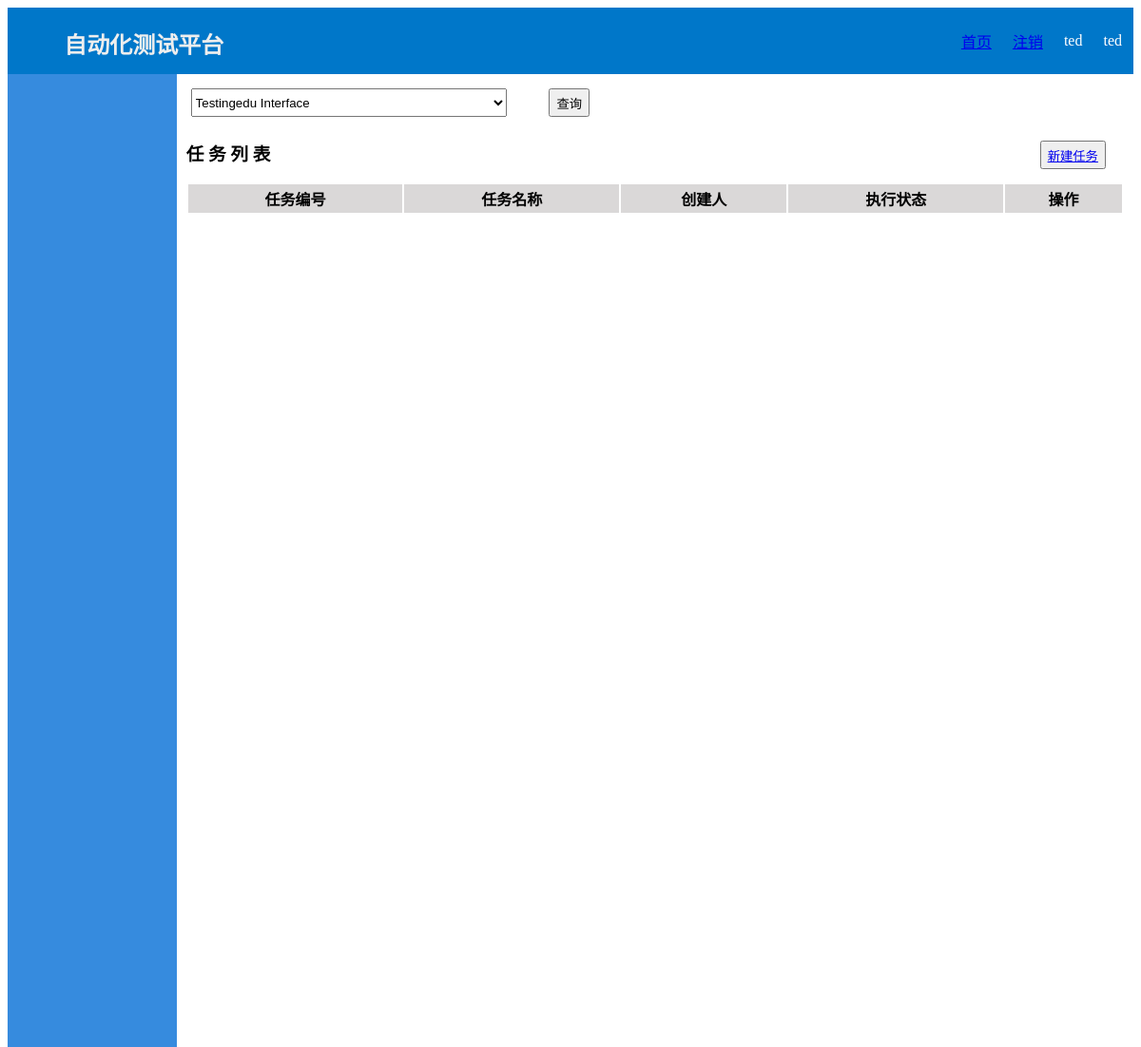
The app's page /testplan/search/3/3 (signed in), older data.
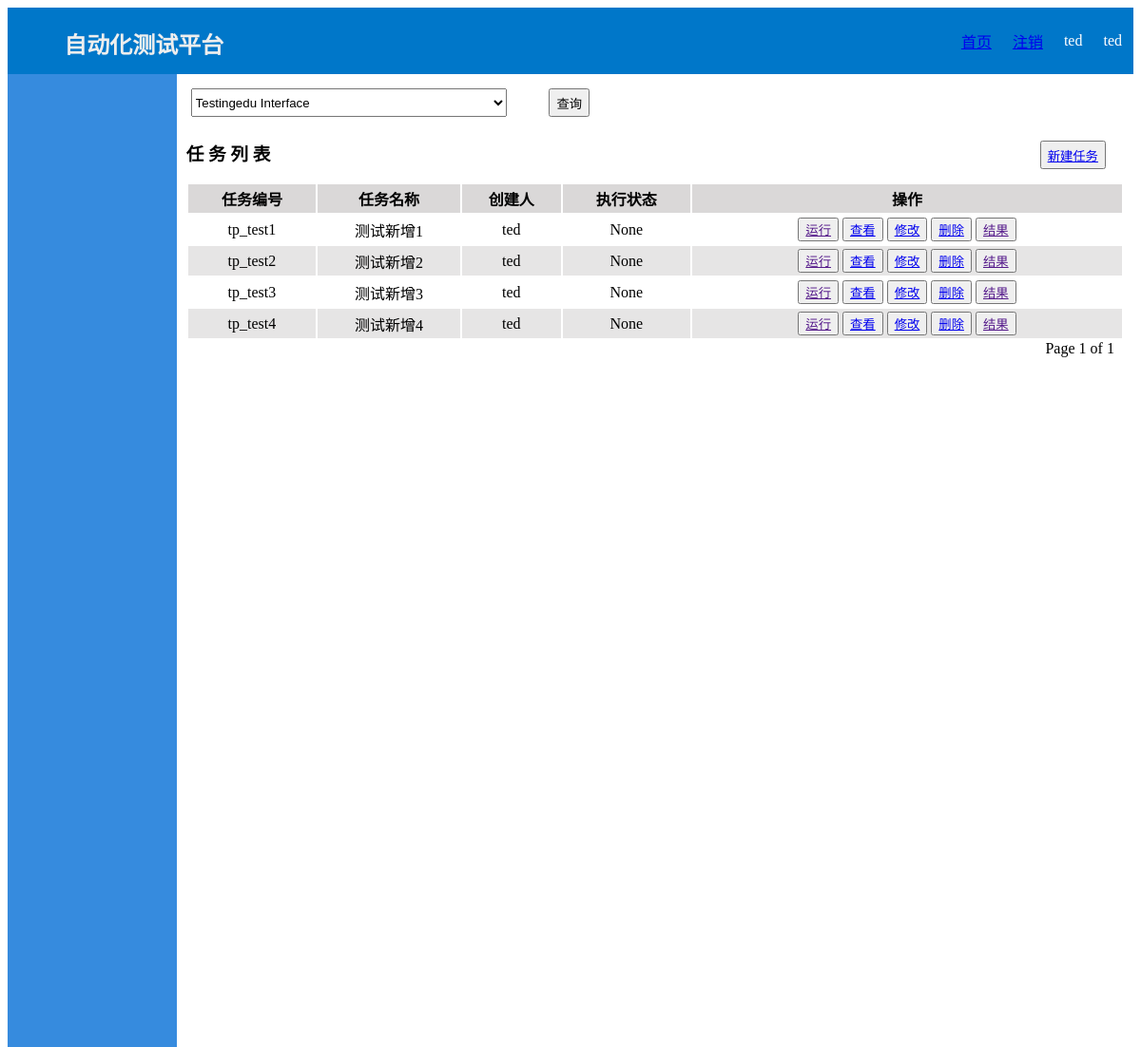
The same page, newer data.
### testplan/models.py (models this page shows)
class TestPlan(models.Model):
    no = models.CharField(max_length=20)
    name = models.CharField(max_length=50)
    project = models.ForeignKey(Projects, on_delete=models.PROTECT)
    charge = models.ForeignKey(User('username'), on_delete=models.SET('Null'))
    case = models.ForeignKey(TestCase, on_delete=models.SET(''), null=True, blank=True)
    ds = models.ForeignKey(Datasource, on_delete=models.SET(''), null=True, blank=True)
    ip = models.GenericIPAddressField(null=True, blank=True)
    ds_range = models.CharField(max_length=72, null=True, blank=True)
    status = models.CharField(max_length=20, null=True, blank=True)
    update_time = models.DateTimeField(auto_now=True)

### testplan/views.py (the view)
# urls.py: path('search/<int:selected>/<int:page>', views.search_result, name='search_result'),
@login_required
def search_result(request, selected, page):
    user_projects = ProjectsUser.objects.filter(user_id=request.user.id).values('project_id')
    project_list = Projects.objects.filter(id__in=user_projects).filter(status='1')
    user_name = request.session['user_name']
    user_group = request.session['user_group']
    rmenu = RoleMenu.objects.filter(role_name=user_group).values('menu')
    menu = Menu.objects.filter(menu_text__in=rmenu).order_by('order')
    context = {'menu': menu,
               'user_group': user_group,
               'user_name': user_name,
               'project_list': project_list,
               'selected_id': selected
               }
    testplan_list = TestPlan.objects.filter(project=selected)
    print(testplan_list)
    paginator = Paginator(testplan_list, 10)
    try:
        testplan = paginator.page(page)
    except PageNotAnInteger:
        testplan = paginator.page(1)
    except EmptyPage:
        testplan = paginator.page(paginator.num_pages)
    if testplan:
        context['testplan_list'] = testplan
        return render(request, 'testplan/testplan.html', context)
    else:
        return render(request, 'testplan/testplan.html', context)

### testplan/templates/testplan/testplan.html (shortened to what this page needs)
{% extends "base.html" %}
{% load static %}
{% block content %}
<div class="search">
    <form id="search_form" action="{% url 'testplan:search' %}" method="post">
        <div>
            <table style="width: 100%;">
                <tbody>
                    <tr class="search">
                        <td >
                            <select id="project_list" name="project" style="height: 30px; width: 90%;">
                                {% if project_list %}
                                    {% for project in project_list %}
                                    {% if selected_id %}
                                        {% if  project.id|stringformat:"s" == selected_id|stringformat:"s" %}
                                            <option value="{{project.id}}" selected="selected">{{project.project}}</option>
                                        {% else %}
                                            <option value="{{project.id}}">{{project.project}}</option>
                                        {% endif %}
                                    {% else %}
                                        <option value="{{project.id}}">{{project.project}}</option>
                                    {% endif %}
                                    {% endfor %}
                                {% endif %}
                            </select>
                        </td>
                        <td><button id="do_search"  class="btn1">查询</button></td>
                    </tr>
                </tbody>
            </table>
        </div>
    </form>
</div>
<div class="testplan_list">
    <h3 class="testplan" style="display: inline-block">任 务 列 表</h3>
    <button class="btn1" id="new_testplan" style="position: relative; left:80%">
        <a href=" {% url 'testplan:new' %}">新建任务</a>
    </button>
        <table id="list">
            <thead>
                <tr>
                    <th>任务编号</th>
                    <th>任务名称</th>
                    <th>创建人</th>
                    <th>执行状态</th>
                    <th>操作</th>
                </tr>
            </thead>
    {% if testplan_list %}
            <tbody>
                {% for testplan in testplan_list %}
                    {% if forloop.counter|divisibleby:"2" %}
                    <tr class="even">
                    {% else %}
                    <tr>
                    {% endif %}
                    <td>{{testplan.no}}</td>
                    <td>{{testplan.name}}</td>
                    <td>{{testplan.charge}}</td>
                    <td>{{testplan.status}}</td>
                    <td>
                        <button><a href="">运行</a></button>
                        <button><a href="{% url 'testplan:detail' testplan.project_id testplan.id %}">查看</a></button>
                        <button><a href="{% url 'testplan:modify' testplan.id %}">修改</a></button>
                        <button><a href="{% url 'testplan:delete' testplan.id %}">删除</a></button>
                        <button><a href="">结果</a></button>
                    </td>
                    </tr>
                {% endfor %}
            </tbody>
        </table>
    <div class="pagination">
        <span class="current">Page {{testplan_list.number}} of {{testplan_list.paginator.num_pages}}</span>
    </div>
    {% endif %}
</div>
{% endblock %}

### WebDemo/templates/base.html (shortened to what this page needs)
<!DOCTYPE html>
<html lang="en">
<head>
    {% load static %}
    <link rel="stylesheet" type="text/css" href="{% static 'style.css' %}">
</head>
<body>
<div id="head">
    <div><h2>自动化测试平台</h2></div>
    <table>
        <tr>
            <td><a href="{% url 'projects:index' 1 %}">首页</a></td>
            <td><a href="{% url 'polls:logout' %}">注销</a></td>
            <td>{{user_name}}</td>
            <td>{{user_group}}</td>
        </tr>
    </table>
</div>
<div id="left">
</div>
<div id="content">
    {% block content %}{% endblock %}
</div>
</body>
</html>

### WebDemo/static/style.css (style rules this page uses)
body { font-family: Microsoft Yahei }
div#head { height: 70px; width: 100%; background: #0077c9 }
div#head table { height: 100%; float:right }
div#head div { height: 100%; color: #eeeeee; float:left; padding-left:5% }
div#head table td { padding: 10px;text-align: center; vertical-align: middle; color:white }
div#left { height: 1024px; width: 15%; float: left; background: #368bde }
div#content { height: 1024px; width: 85%; float: right; }
button.btn1 { height:30px; text-align: center; }
.even { background: #e6e5e5; }
h3 { padding-left: 1%; }
table#list { margin: auto; width:98%; }
table#list th { padding: 3px; background: #dad8d8; }
table#list td { padding: 3px; text-align: center; color:#000000; }

### testplan/templates/testplan/testplan.html (style rules this page uses)
div.search { padding-left: 10px; padding-top: 10px; width: 50%; }
tr.search td { padding: 3px; }
.pagination { padding-right: 2%; float: right; }

Row changes from the older to the newer data that the page shows:
added TestPlan: no "tp_test1", name "测试新增1", charge "ted", status "None"
added TestPlan: no "tp_test2", name "测试新增2", charge "ted", status "None"
added TestPlan: no "tp_test3", name "测试新增3", charge "ted", status "None"
added TestPlan: no "tp_test4", name "测试新增4", charge "ted", status "None"
Text that changed along with them:
{{ testplan_list.number }}: (not shown) → "1"
{{ testplan_list.paginator.num_pages }}: (not shown) → "1"
text now shown: "Page of"
